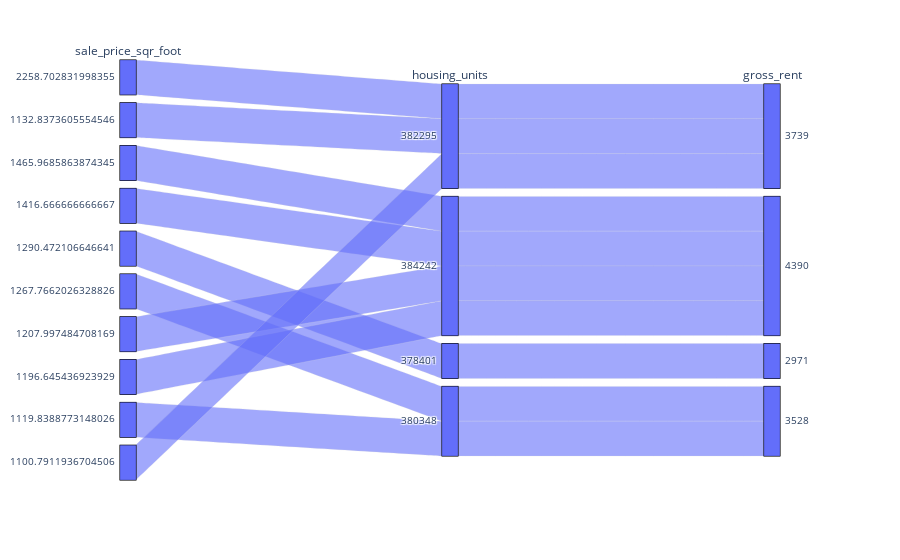

The notebook cell this image was saved under:
### Code cell
# Parallel Categories Plot
px.parallel_categories(load_data4, color_continuous_scale=px.colors.sequential.Inferno)

### Figure 1 — Plotly figure (JSON) as saved in the notebook; plotly's stock layout.template omitted (floating-point values rounded to 4 significant figures)
{"data": [{"dimensions": [{"categoryarray": [2259.0, 1133.0, 1466.0, 1417.0, 1290.0, 1268.0, 1208.0, 1197.0, 1120.0, 1101.0], "categoryorder": "array", "label": "sale_price_sqr_foot", "ticktext": [2259.0, 1133.0, 1466.0, 1417.0, 1290.0, 1268.0, 1208.0, 1197.0, 1120.0, 1101.0], "values": [2259.0, 1466.0, 1417.0, 1290.0, 1268.0, 1208.0, 1197.0, 1133.0, 1120.0, 1101.0]}, {"label": "housing_units", "values": [382295, 384242, 384242, 378401, 380348, 384242, 384242, 382295, 380348, 382295]}, {"label": "gross_rent", "values": [3739, 4390, 4390, 2971, 3528, 4390, 4390, 3739, 3528, 3739]}], "domain": {"x": [0, 1], "y": [0, 1]}, "name": "", "type": "parcats"}], "layout": {"autosize": true, "legend": {"tracegroupgap": 0}, "margin": {"t": 60}}}
